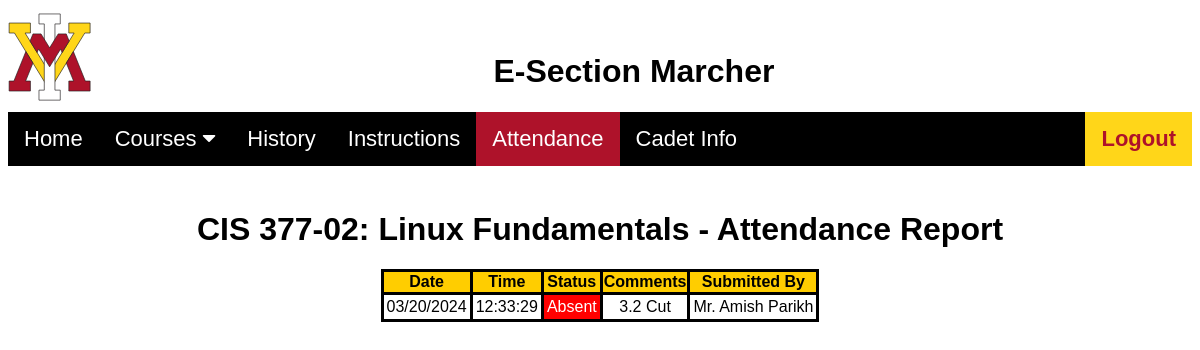
Page /cadet/courseAttendance.php (signed in) on the committed database.
### tables this page shows
CREATE TABLE `courses` (
  `course_id` int(11) NOT NULL,
  `course_title` varchar(255) NOT NULL,
  `course_code` varchar(255) NOT NULL,
  `section` int(11) NOT NULL,
  `section_day` varchar(255) NOT NULL,
  `section_time` time NOT NULL,
  `section_end` time NOT NULL,
  `date_start` date NOT NULL,
  `date_end` date NOT NULL,
  `professor_id` int(11) NOT NULL,
  `building` varchar(255) NOT NULL,
  `classroom` int(11) NOT NULL,
  `department` varchar(255) NOT NULL
);

CREATE TABLE `accountability` (
  `accountability_id` int(11) NOT NULL,
  `date` varchar(255) NOT NULL,
  `time` varchar(255) NOT NULL,
  `course_id` int(11) NOT NULL,
  `cadet_id` varchar(11) NOT NULL,
  `status` varchar(255) NOT NULL,
  `comments` varchar(255) NOT NULL,
  `submitted_by` varchar(255) NOT NULL,
  `submitted_by_role` varchar(255) NOT NULL DEFAULT 'Cadet'
);

CREATE TABLE `professor` (
  `professor_id` int(11) NOT NULL,
  `first_name` varchar(255) NOT NULL,
  `last_name` varchar(255) NOT NULL,
  `email` varchar(255) NOT NULL,
  `department` varchar(255) NOT NULL,
  `password` varchar(255) NOT NULL,
  `title` varchar(255) NOT NULL
);

### cadet/courseAttendance.php (the view, shortened to what this page needs)
<?php
    include ("../config.php");
    $id = $_SESSION['id_number'];
    $sql = "SELECT cadet_id, section_marcher, semester, cadets.first_name as cadet_first, cadets.last_name as cadet_last,course_title,course_code, section, courses.department, title, professor.first_name, professor.last_name, courses.section_day, courses.section_time, courses.section_end, courses.course_id from course_enrollment join cadets on course_enrollment.cadet_id = cadets.id_number join courses on courses.course_id = course_enrollment.course_id join professor on professor.professor_id = courses.professor_id where cadet_id = '$id' and section_marcher != 0 order by section_marcher";
    $result = $conn->query($sql);
    if($result->num_rows > 0){
        while($row = $result->fetch_assoc()) {
            $course_id = $row['course_id'];
            $course_code = $row['course_code'];
        }
    }
?>
<!DOCTYPE html>
<html lang = "en">
<head>
    <link rel="stylesheet" href="https://cdnjs.cloudflare.com/ajax/libs/font-awesome/4.7.0/css/font-awesome.min.css"/>
    <link href="style.css" rel="stylesheet"/>
</head>
<body>
    <div class = "header">
            <img id = "mainImg" src = "vmilogo.svg" id = "logo">
            <h1 id = "esection">E-Section Marcher</h1>
    </div>
    <div class="navbar">
        <a href = "cadetHome.php">Home</a>
        <div class="dropdown">
            <button class="dropbtn" onclick="myFunction()">Courses
            <i class="fa fa-caret-down"></i>
            </button>
        </div>
        <a href = "cadetHistory.php">History</a>
        <a href = "cadetInstructions.php">Instructions</a>
        <a class = "active">Attendance</a>
        <a href="cadetInfo.php">Cadet Info</a>
        <a id = "logout" href="../logout.php">Logout</a>
    </div>
    <div style="padding: 2%;">
        <center>
        <center>
            <h1><?php
            $sql = "select * from courses where course_id = '$course_id'";
            $result = $conn->query($sql);
            if($result->num_rows > 0){
                while ($row = $result->fetch_assoc()){
                    $course_title = $row['course_title'];
                    $course_code = $row['course_code'];
                    $course_section = $row['section'];
                    if($course_section < 10){
                        $course_section = "0".$course_section;
                    }
                    $course_department = $row['department'];
                }
            }
            echo "$course_department $course_code-$course_section: $course_title - Attendance Report</h1>";
            ?>
            <table class = "cadet_courses">
                <th>Date</th>
                <th>Time</th>
                <th>Status</th>
                <th>Comments</th>
                <th>Submitted By</th>
                <?php
                $sql = "SELECT accountability.course_id, date, time, status, comments, course_title, courses.department,course_code, section, section_day, section_time, section_end, professor.title, professor.first_name, professor.last_name, submitted_by, submitted_by_role from accountability join cadets on accountability.cadet_id = cadets.id_number join courses on courses.course_id = accountability.course_id join professor on courses.professor_id = professor.professor_id where accountability.cadet_id = '$id' and accountability.course_id = '$course_id' order by date desc, time desc";
                $result = $conn->query($sql);
                if($result->num_rows > 0){
                    while($row = $result->fetch_assoc()) {
                        $account_date = $row['date'];
                        $account_time = $row['time'];
                        $account_status = $row['status'];
                        $account_comments = $row['comments'];
                        $submitted_by = $row['submitted_by'];
                        $submitted_by_role = $row['submitted_by_role'];
                        echo "<tr><td>$account_date</td>";
                        echo "<td>$account_time</td>";
                        if($account_status == "Present"){
                            echo "<td style = 'background: green'><a style = 'color: white'>$account_status</a></td>";
                        }
                        else if($account_status == "Late"){
                            echo "<td style = 'background: Yellow'><a style =  'color: Black'>$account_status</a></td>";
                        }
                        else if($account_status == "Late Late"){
                            echo "<td style = 'background: Orange'><a style =  'color: Black'>$account_status</a></td>";
                        }
                        else{
                            echo "<td style = 'background: red'><a style =  'color: white'>$account_status</a></td>";
                        }
                        echo "<td>$account_comments</td>";
                        if($submitted_by_role == "Cadet"){
                            $sql = "select first_name, last_name from cadets where id_number = '$submitted_by'";
                            $new_result = $conn->query($sql);
                            if($new_result->num_rows > 0){
                                while($row = $new_result->fetch_assoc()) {
                                    $submitted_by_first = $row['first_name'];
                                    $submitted_by_last = $row['last_name'];
                                    break;
                                }
                            }
                            echo "<td>CDT $submitted_by_first $submitted_by_last</td>";
                        }
                        else{
                            $sql = "select title, first_name, last_name from professor where professor_id = '$submitted_by'";
                            $new_result = $conn->query($sql);
                            if($new_result->num_rows > 0){
                                while($row = $new_result->fetch_assoc()) {
                                    $title = $row['title'];
                                    $submitted_by_first = $row['first_name'];
                                    $submitted_by_last = $row['last_name'];
                                    break;
                                }
                            }
                            echo "<td>$title $submitted_by_first $submitted_by_last</td>";
                        }
                    }
                }
                else{
                    echo "<tr><td colspan = 5>No Results Found.</td><tr>";
                }
                ?>
            </table>
        </center>
    </div>
</body>
</html>

### cadet/style.css (style rules this page uses)
body { font-family:sans-serif; -webkit-text-size-adjust:100%; ms-text-size-adjust:100% font-family: sans-serif; }
#mainImg { width: 7%; padding-bottom: .5%; }
.header { display: flex; border-width: 8px; }
#esection { padding-top: 2%; margin-left: 34%; }
.navbar { overflow: hidden; background-color: black; font-family: sans-serif; }
.navbar a { float: left; font-size: 22px; color: white; text-align: center; padding: 14px 16px; text-decoration: none; }
.navbar a.active { background-color: #ae122a; color: white; }
.dropdown { float: left; overflow: hidden; }
.dropdown .dropbtn { cursor: pointer; font-size: 22px; border: none; outline: none; color: white; padding: 14px 16px; background-color: inherit; font-family: inherit; margin: 0; }
#logout { float: right; background-color: #ffd619; color: #ae122a; font-weight: bold; }
.cadet_courses, .cadet_courses tr, .cadet_courses td, .cadet_courses th { border-collapse: collapse; border: solid; text-align: center; }
.cadet_courses td { padding: 3px; }
.cadet_courses th { background-color: #ffcd00;; }

### rows in the picture
courses: department "CIS", course_code "377", course_title "Linux Fundamentals"
accountability: date "03/20/2024", time "12:33:29", status "Absent", comments "3.2 Cut", professor.title "Mr.", professor.first_name "Amish", professor.last_name "Parikh"

### other values in the picture
$course_section "02"
